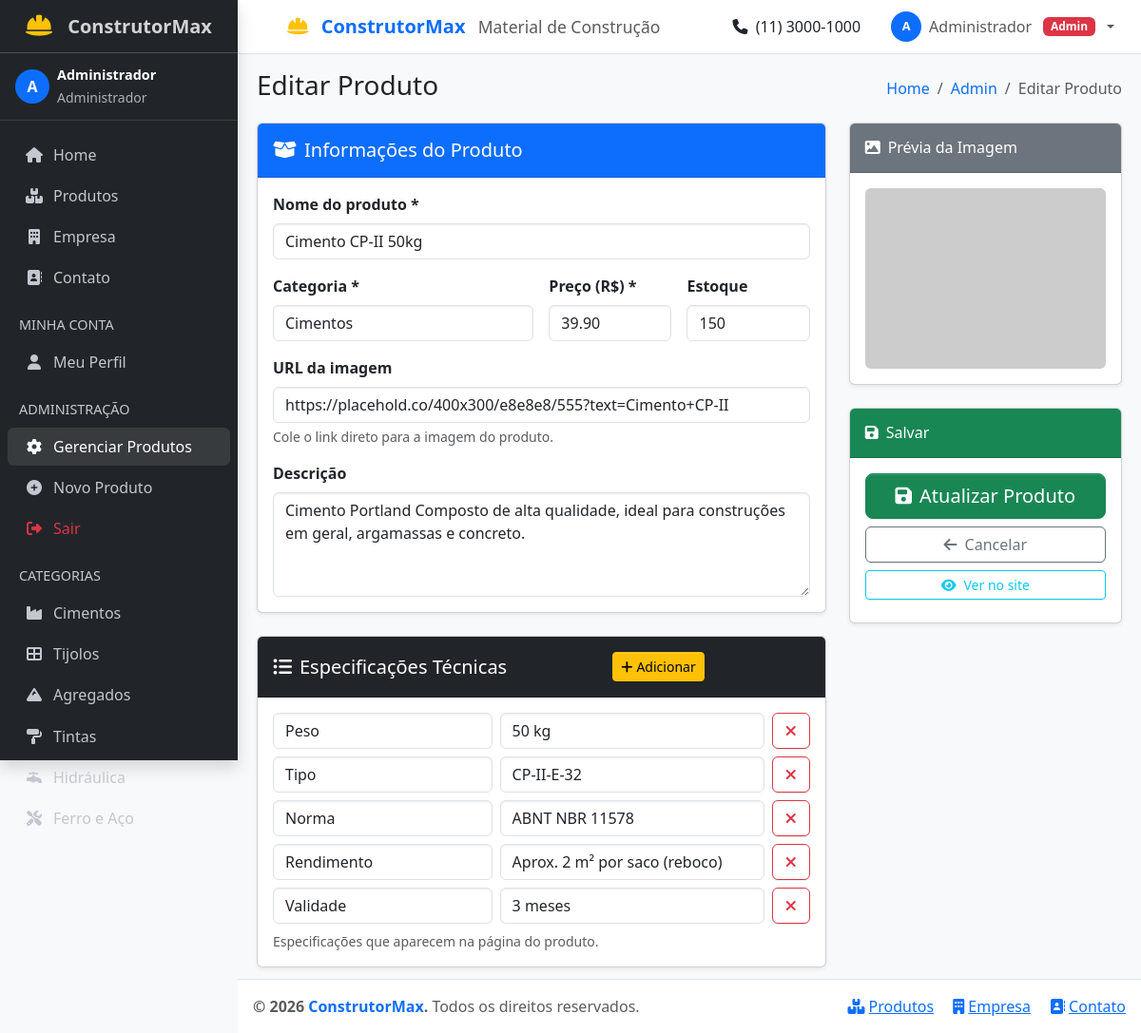
/admin/produto_form.php?id=1 (signed in), run on the app's committed database.
### tables this page shows
CREATE TABLE IF NOT EXISTS produtos (
    id        INT UNSIGNED    AUTO_INCREMENT PRIMARY KEY,
    nome      VARCHAR(150)    NOT NULL,
    categoria VARCHAR(80)     NOT NULL,
    preco     DECIMAL(10,2)   NOT NULL DEFAULT 0.00,
    estoque   INT UNSIGNED    NOT NULL DEFAULT 0,
    imagem    VARCHAR(500)    NOT NULL DEFAULT '',
    descricao TEXT            NOT NULL,
    criado_em TIMESTAMP       NOT NULL DEFAULT CURRENT_TIMESTAMP
);

CREATE TABLE IF NOT EXISTS produto_especificacoes (
    id          INT UNSIGNED AUTO_INCREMENT PRIMARY KEY,
    produto_id  INT UNSIGNED NOT NULL,
    chave       VARCHAR(100) NOT NULL,
    valor       VARCHAR(255) NOT NULL,
    FOREIGN KEY (produto_id) REFERENCES produtos(id) ON DELETE CASCADE
);

### admin/produto_form.php (the view, shortened to what this page needs)
<?php
$db = getDB();
$id = isset($_GET['id']) ? intval($_GET['id']) : 0;
$editando = $id > 0;
$produto = ['nome'=>'','categoria'=>'','preco'=>'','estoque'=>'','imagem'=>'','descricao'=>''];
$specs = [];
if ($editando) {
    $stmt = $db->prepare('SELECT * FROM produtos WHERE id = :id');
    $stmt->execute([':id' => $id]);
    $produto = $stmt->fetch();
    $stmt2 = $db->prepare('SELECT chave, valor FROM produto_especificacoes WHERE produto_id = :id ORDER BY id');
    $stmt2->execute([':id' => $id]);
    $specs = $stmt2->fetchAll();
}
require_once '../layout.php';
?>
<form method="POST">
<div class="row g-4">
  <div class="col-lg-8">
    <div class="card shadow-sm mb-4">
      <div class="card-header bg-primary text-white">
        <h5 class="mb-0"><i class="fas fa-box-open me-2"></i>Informações do Produto</h5>
      </div>
      <div class="card-body">
        <div class="row g-3">
          <div class="col-12">
            <label class="form-label fw-semibold">Nome do produto *</label>
            <input type="text" name="nome" class="form-control" required value="<?= htmlspecialchars($produto['nome']) ?>" placeholder="Ex: Cimento CP-II 50kg">
          </div>
          <div class="col-sm-6">
            <label class="form-label fw-semibold">Categoria *</label>
            <input type="text" name="categoria" class="form-control" required value="<?= htmlspecialchars($produto['categoria']) ?>" list="categorias-list" placeholder="Ex: Cimentos">
          </div>
          <div class="col-sm-3">
            <label class="form-label fw-semibold">Preço (R$) *</label>
            <input type="number" name="preco" class="form-control" required min="0.01" step="0.01" value="<?= htmlspecialchars($produto['preco']) ?>" placeholder="0,00">
          </div>
          <div class="col-sm-3">
            <label class="form-label fw-semibold">Estoque</label>
            <input type="number" name="estoque" class="form-control" min="0" value="<?= intval($produto['estoque']) ?>">
          </div>
          <div class="col-12">
            <label class="form-label fw-semibold">URL da imagem</label>
            <input type="url" name="imagem" class="form-control" value="<?= htmlspecialchars($produto['imagem']) ?>" placeholder="https://...">
            <div class="form-text">Cole o link direto para a imagem do produto.</div>
          </div>
          <div class="col-12">
            <label class="form-label fw-semibold">Descrição</label>
            <textarea name="descricao" class="form-control" rows="4" placeholder="Descreva o produto..."><?= htmlspecialchars($produto['descricao']) ?></textarea>
          </div>
        </div>
      </div>
    </div>
    <div class="card shadow-sm">
      <div class="card-header bg-dark text-white d-flex justify-content-between align-items-center">
        <h5 class="mb-0"><i class="fas fa-list-ul me-2"></i>Especificações Técnicas</h5>
        <button type="button" class="btn btn-sm btn-warning" id="addSpec"><i class="fas fa-plus me-1"></i>Adicionar</button>
      </div>
      <div class="card-body">
        <div id="specs-container">
          <?php if (empty($specs)): ?>
          <div class="spec-row row g-2 mb-2">
            <div class="col-5"><input type="text" name="spec_chave[]" class="form-control" placeholder="Atributo (ex: Peso)"></div>
            <div class="col-6"><input type="text" name="spec_valor[]" class="form-control" placeholder="Valor (ex: 50 kg)"></div>
            <div class="col-1"><button type="button" class="btn btn-outline-danger btn-remove-spec w-100"><i class="fas fa-times"></i></button></div>
          </div>
          <?php else: ?>
          <?php foreach ($specs as $s): ?>
          <div class="spec-row row g-2 mb-2">
            <div class="col-5"><input type="text" name="spec_chave[]" class="form-control" value="<?= htmlspecialchars($s['chave']) ?>" placeholder="Atributo"></div>
            <div class="col-6"><input type="text" name="spec_valor[]" class="form-control" value="<?= htmlspecialchars($s['valor']) ?>" placeholder="Valor"></div>
            <div class="col-1"><button type="button" class="btn btn-outline-danger btn-remove-spec w-100"><i class="fas fa-times"></i></button></div>
          </div>
          <?php endforeach; ?>
          <?php endif; ?>
        </div>
        <div class="form-text">Especificações que aparecem na página do produto.</div>
      </div>
    </div>
  </div>
  <div class="col-lg-4">
    <div class="card shadow-sm mb-4">
      <div class="card-header bg-secondary text-white">
        <h6 class="mb-0"><i class="fas fa-image me-2"></i>Prévia da Imagem</h6>
      </div>
      <div class="card-body text-center">
        <img id="img-preview"
             src="<?= htmlspecialchars($produto['imagem'] ?: 'https://placehold.co/400x300/e8e8e8/555?text=Produto') ?>"
             class="img-fluid rounded" style="max-height:200px;object-fit:cover" alt="Prévia">
      </div>
    </div>
    <div class="card shadow-sm">
      <div class="card-header bg-success text-white">
        <h6 class="mb-0"><i class="fas fa-save me-2"></i>Salvar</h6>
      </div>
      <div class="card-body d-grid gap-2">
        <button type="submit" class="btn btn-success btn-lg">
          <i class="fas fa-save me-2"></i><?= $editando ? 'Atualizar Produto' : 'Criar Produto' ?>
        </button>
        <a href="index.php" class="btn btn-outline-secondary">
          <i class="fas fa-arrow-left me-2"></i>Cancelar
        </a>
        <?php if ($editando): ?>
        <a href="../produto.php?id=<?= $id ?>" target="_blank" class="btn btn-outline-info btn-sm">
          <i class="fas fa-eye me-2"></i>Ver no site
        </a>
        <?php endif; ?>
      </div>
    </div>
  </div>
</div>
</form>
<?php require_once '../layout_footer.php'; ?>

### data on the page
produtos: nome "Cimento CP-II 50kg", categoria "Cimentos", preco "39.90", estoque "150", imagem "https://placehold.co/400x300/e8e8e8/555?text=Cimento+CP-II", descricao "Cimento Portland Composto de alta qualidade, ideal para construções em geral, argamassas e concreto."
produto_especificacoes: chave "Peso", valor "50 kg"
produto_especificacoes: chave "Tipo", valor "CP-II-E-32"
produto_especificacoes: chave "Norma", valor "ABNT NBR 11578"
produto_especificacoes: chave "Rendimento", valor "Aprox. 2 m² por saco (reboco)"
produto_especificacoes: chave "Validade", valor "3 meses"

### other printed values
substr($usuario_logado['nome'], 0, 1) "A"
explode(' ', $usuario_logado['nome'])[0] "Administrador"
$usuario_logado['nome'] "Administrador"
$cat "Cimentos"
$cat "Tijolos"
$cat "Agregados"
$cat "Tintas"
$cat "Hidráulica"
$cat "Ferro e Aço"
$titulo "Editar Produto"
$b['nome'] "Admin"
$b['nome'] "Editar Produto"
